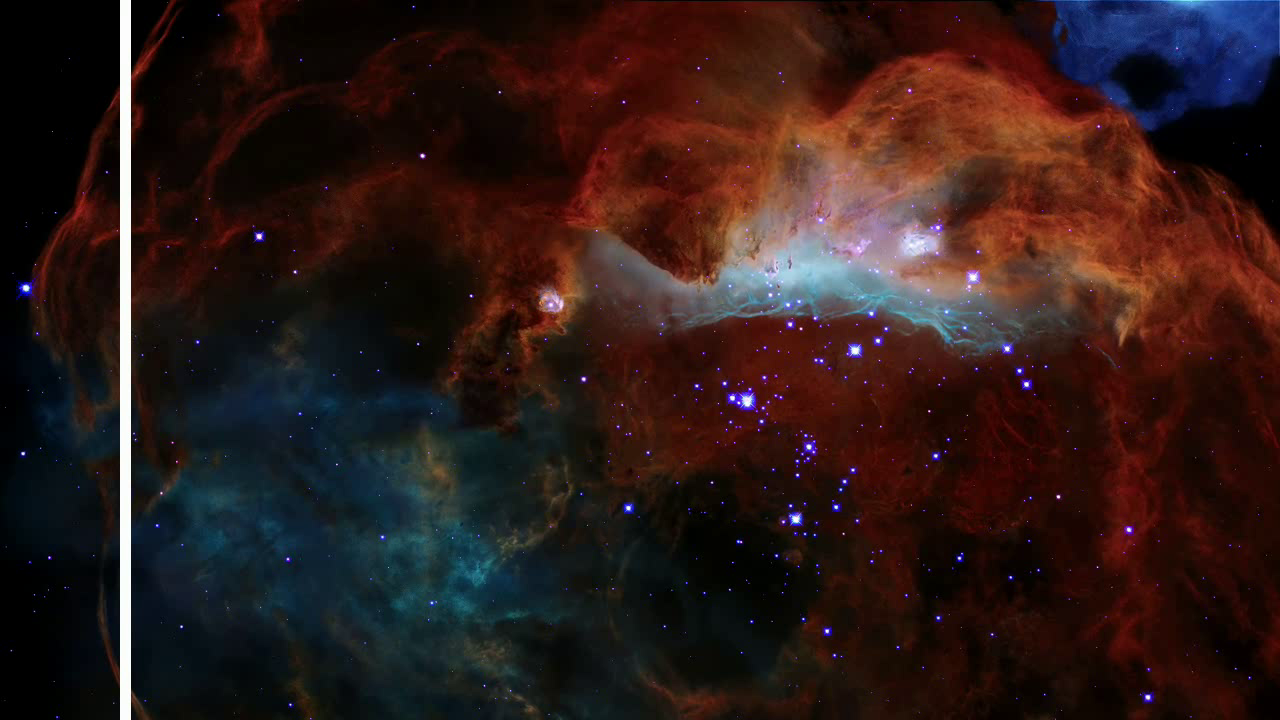
#> input picture frame 12 of galaxy-harmonix/testing playground/frame_playground/output_video.mp4, 1280 x 720 px, given in place of video.mp4, which was not available
$ python demo.py
#> lines starting #> are read from the running program, lines starting #| are printed output that depends on the picture
### galaxy-harmonix/processing/video_generator.py
import cv2
import cv2 as cv
from time import time as timer
import numpy as np
from processing.utils import *
import matplotlib.pyplot as plt
from moviepy.editor import VideoFileClip, ImageSequenceClip
from processing.utils import *
from moviepy.audio.io.AudioFileClip import AudioFileClip

def getFirstFrame(videofile):
#> called with videofile = 'video.mp4'
    vid = cv2.VideoCapture(videofile)
    success, image = vid.read()
#> image is the input picture: shape (720, 1280, 3); mean B, G, R 25.4, 27.4, 46.1
    return image


def generate_sound_of_video(input_file, output_sound, threshold=50):
    from processing import utils
    factor = utils.factor

    vid = cv.VideoCapture(input_file)
    fps = int(vid.get(cv2.CAP_PROP_FPS)) + 1
    fps = 30
    total_frames = int(vid.get(cv.CAP_PROP_FRAME_COUNT))
    mask = np.zeros_like(getFirstFrame(input_file))
#> mask: shape (720, 1280, 3); every value is 0
    frame_count = 0
    playback_fps = 1
    pixel_boxes = []
    box_size = 10
    data = []
    final = get_sine_wave(100, 0.1)
    r = []
    g = []
    b = []
    while True:
        stars = []
        ret, frame = vid.read()
        if not ret: break
        frame_with_ring = cv2.cvtColor(frame, cv2.COLOR_BGR2GRAY)
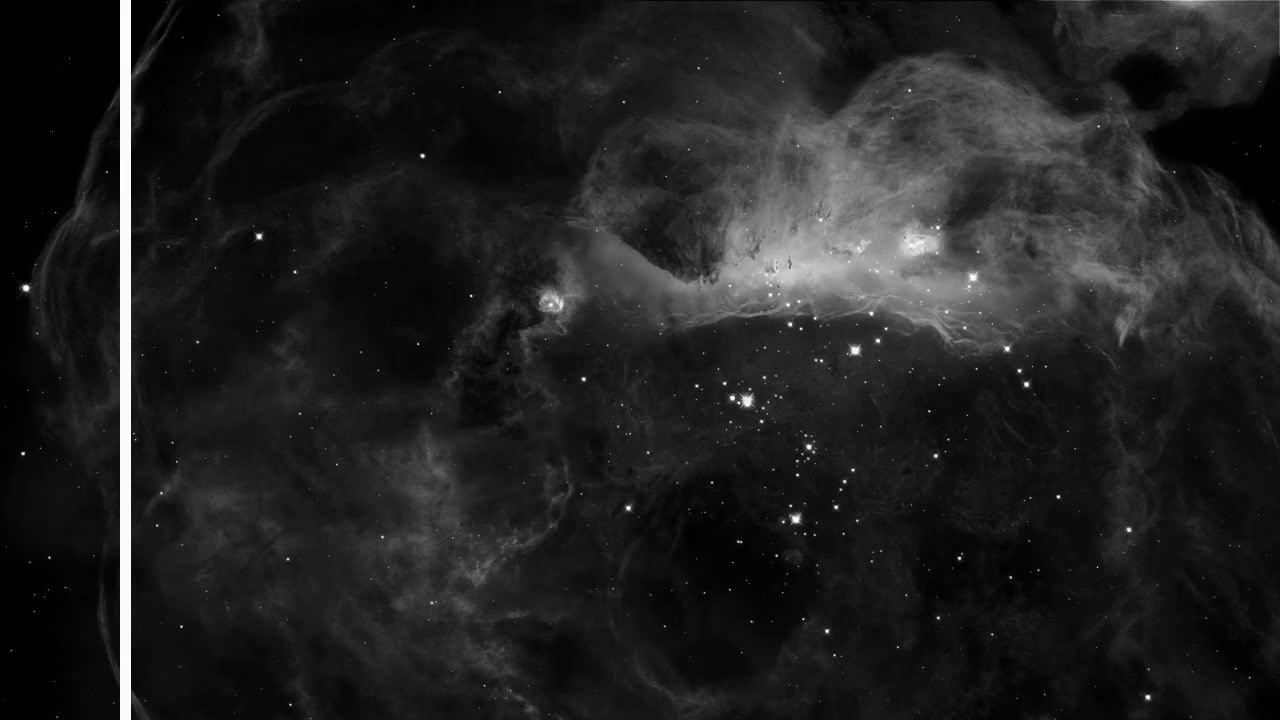
#> frame_with_ring: shape (720, 1280); min 0, max 255, mean 32.8
        frame_count += 1

        # Skip frames to achieve the desired playback frame rate
        if frame_count % (fps // playback_fps) != 0:
            continue
        sq_frame, boxes = extract_border(frame_with_ring, 200, 10)
        for box in boxes:
            sort = []
            blink = is_hot(box, 10, 10, threshold)
            if blink:
                sort.append(blink)
        if len(sort) == 0:
            sort = [0]
        duration = 0.5 / (len(sort))

        for i in sort:
            if not i:
                freq = 20
            else:
                freq = map_range(i, 1, 100, 500, 1800)

            note = apply_overtones(freq, duration, factor)
            weights = get_adsr_weights(freq, duration, length=length,
                                       decay=decay, sustain_level=0.1)
            stars = np.concatenate((stars, note * weights))

        sq_frame, boxes = extract_border(frame_with_ring, 400, 10)
        for box in boxes:
            sort = []
            blink = is_hot(box, 10, 10, threshold)
            if blink:
                sort.append(blink)
        if len(sort) == 0:
            sort = [0]
        duration = 0.5 / (len(sort))

        for i in sort:
            if not i:
                freq = 20
            else:
                freq = map_range(i, 1, 100, 500, 1800)
            note = apply_overtones(freq, duration, factor)
            weights = get_adsr_weights(freq, duration, length=length,
                                       decay=decay, sustain_level=0.1)
            stars = np.concatenate((stars, note * weights))
            delay = 1000 // fps

        total_pixels = frame.shape[0] * frame.shape[1]
        blue_sum = np.sum(frame[:, :, 0])
        green_sum = np.sum(frame[:, :, 1])
        red_sum = np.sum(frame[:, :, 2])

        if len(sort) == 1 and sort[0] == 0:
            # Calculate the percentage of each channel
            b = (blue_sum / (total_pixels * 255)) * 100
            g = (green_sum / (total_pixels * 255)) * 100
            r = (red_sum / (total_pixels * 255)) * 100

            freq = map_range(r, 0, 12, 20, 80)
            factor = get_factor_from_file('temp_sound.wav', (0, 25000), freq)
            amplitude = map_range(r, 3, 12, 0, 4096)
            note = apply_overtones(freq, duration=1, factor=factor, amplitude=amplitude)
            for i in range(len(stars)):
                stars[i] += note[i]

        final = np.concatenate((final, stars))

        if cv.waitKey(delay) & 0xFF == ord('q'):
            break

    wavfile.write(output_sound, 44100, final.astype(np.int16))

    vid.release()
    cv.destroyAllWindows()


# [14 lines left out: function merge_audio_video, not called in this run]

### galaxy-harmonix/processing/utils.py

"""
Utility functions

"""
import numpy as np
from scipy.io import wavfile


# CONSTANTS


minPitch = 220
maxPitch = 4800

minDuration = 0.2
maxDuration = 0.5

minVolume = 0
maxVolume = 127

factor = [0.68, 0.26, 0.03, 0., 0.03]
length = [0.01, 0.6, 0.29, 0.1]
decay = [0.05,0.02,0.005,0.1]
sustain_level = 0.1


def compress(img, scale=0.1):
    x, y = img.size
    return img.resize((int(x * scale), int(y * scale)))

# [105 lines left out: functions is_hot, extract_border, map_range, get_channels, get_piano_notes, not called in this run]


def get_sine_wave(frequency, duration, sample_rate=44100, amplitude=4096):
    '''
    Get pure sine wave.

    Parameters
    ----------
    frequency : float
        Frequency in hertz.
    duration : float
        Time in seconds.
    sample_rate : int, optional
        Wav file sample rate. The default is 44100.
    amplitude : int, optional
        Peak Amplitude. The default is 4096.

    Returns
    -------
    wave : TYPE
        DESCRIPTION.

    '''
    t = np.linspace(0, duration, int(sample_rate * duration))
    wave = amplitude * np.sin(2 * np.pi * frequency * t)
    return wave


# [207 lines left out: functions apply_overtones, get_adsr_weights, apply_pedal, get_song_data, get_factor_from_file, not called in this run]

factor = [0.68, 0.26, 0.03, 0., 0.03]
length = [0.01, 0.6, 0.29, 0.1]
decay = [0.05,0.02,0.005,0.1]
sustain_level = 0.1

### galaxy-harmonix/demo.py
# Provides a Demo to how to use our package

from processing import video_generator

#  File to be processed
file_name = 'video.mp4'

# Generate the audio of the video file
video_generator.generate_sound_of_video('video.mp4', 'sound.wav')
video_generator.merge_audio_video('video.mp4', 'sound.wav', 'output_video.mp4')

# the produced video will be saved as output_video.mp4 file

$ run again, starting later in the video
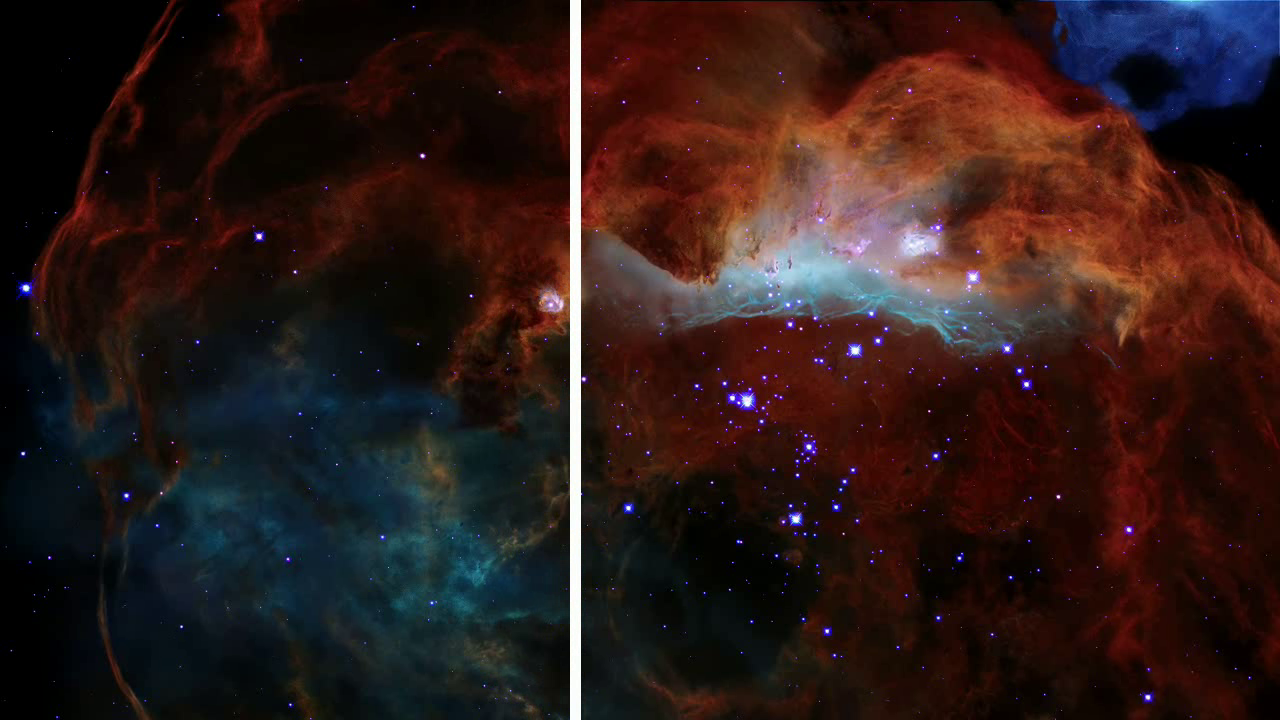
#> input picture frame 57 of galaxy-harmonix/testing playground/frame_playground/output_video.mp4, 1280 x 720 px, given in place of video.mp4, which was not available
#> in getFirstFrame, image is the input picture: shape (720, 1280, 3); mean B, G, R 25.3, 27.4, 45.9
#> mask: shape (720, 1280, 3); every value is 0
#> in generate_sound_of_video, `frame_with_ring = cv2.cvtColor(frame, cv2.COLOR_BGR2GRAY)`:
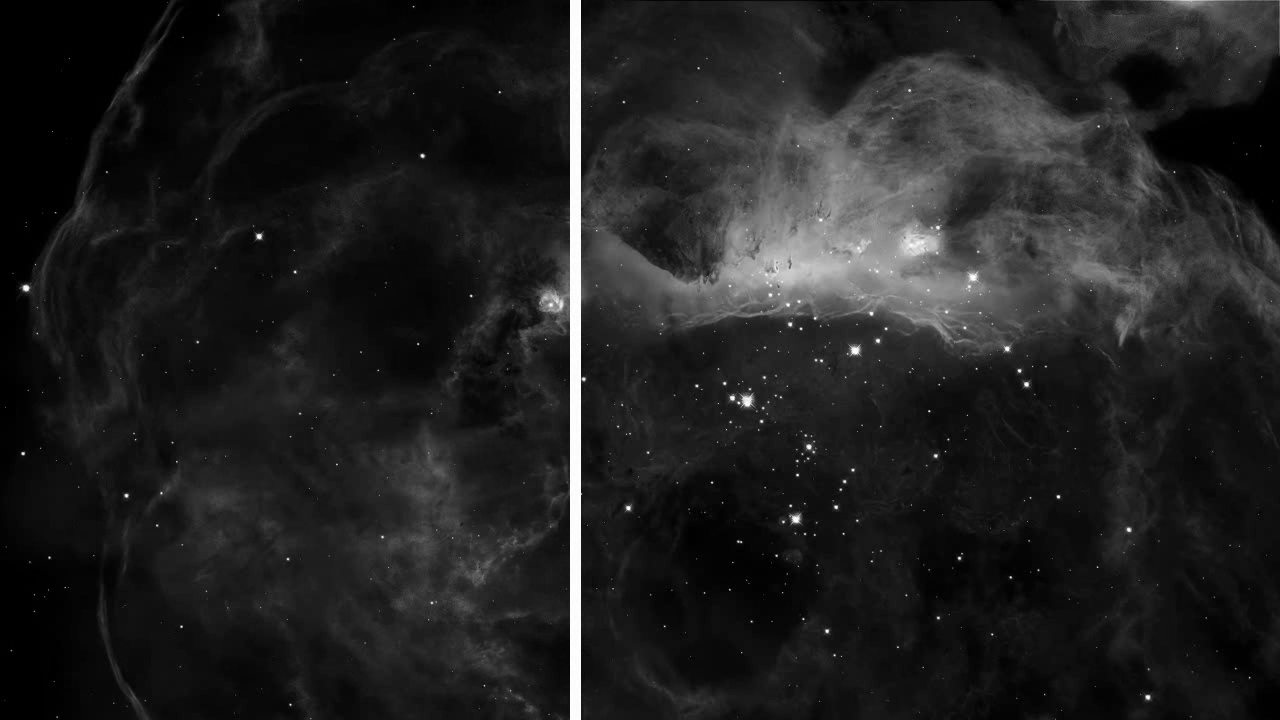
#> frame_with_ring: shape (720, 1280); min 0, max 255, mean 32.6

$ run again, starting later in the video
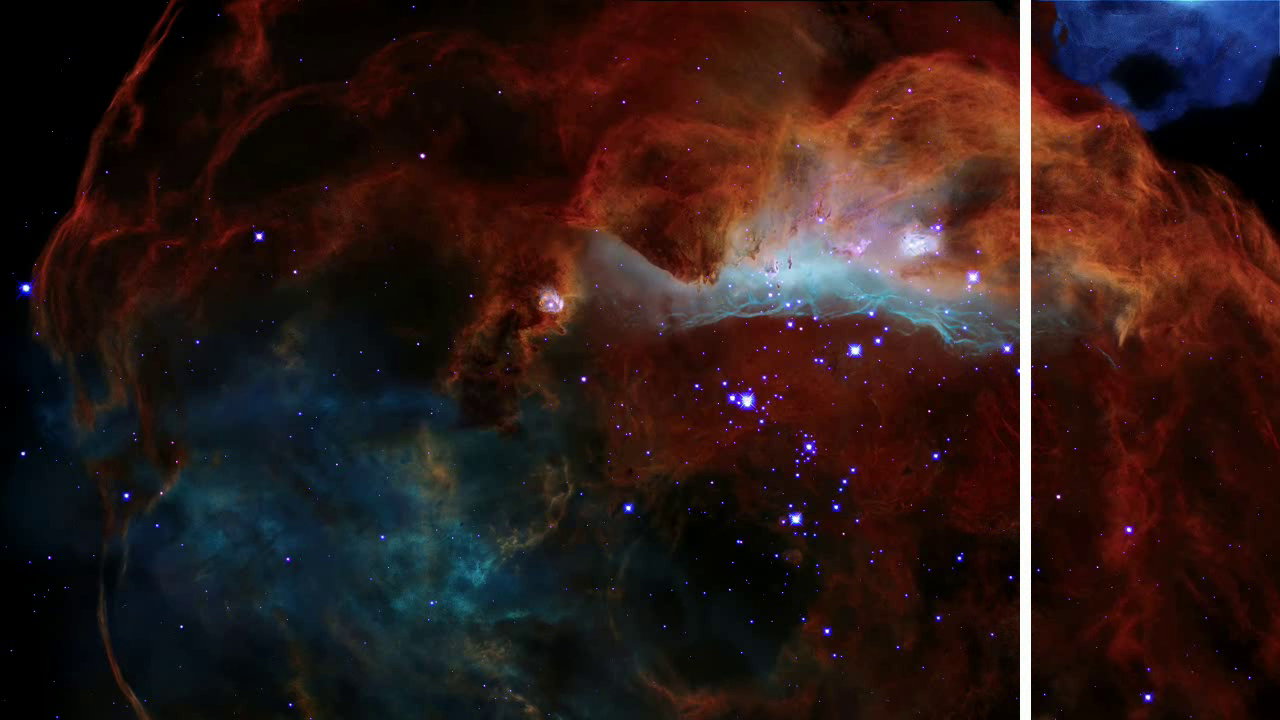
#> input picture frame 102 of galaxy-harmonix/testing playground/frame_playground/output_video.mp4, 1280 x 720 px, given in place of video.mp4, which was not available
#> in getFirstFrame, image is the input picture: shape (720, 1280, 3); mean B, G, R 25.3, 27.3, 45.7
#> mask: shape (720, 1280, 3); every value is 0
#> in generate_sound_of_video, `frame_with_ring = cv2.cvtColor(frame, cv2.COLOR_BGR2GRAY)`:
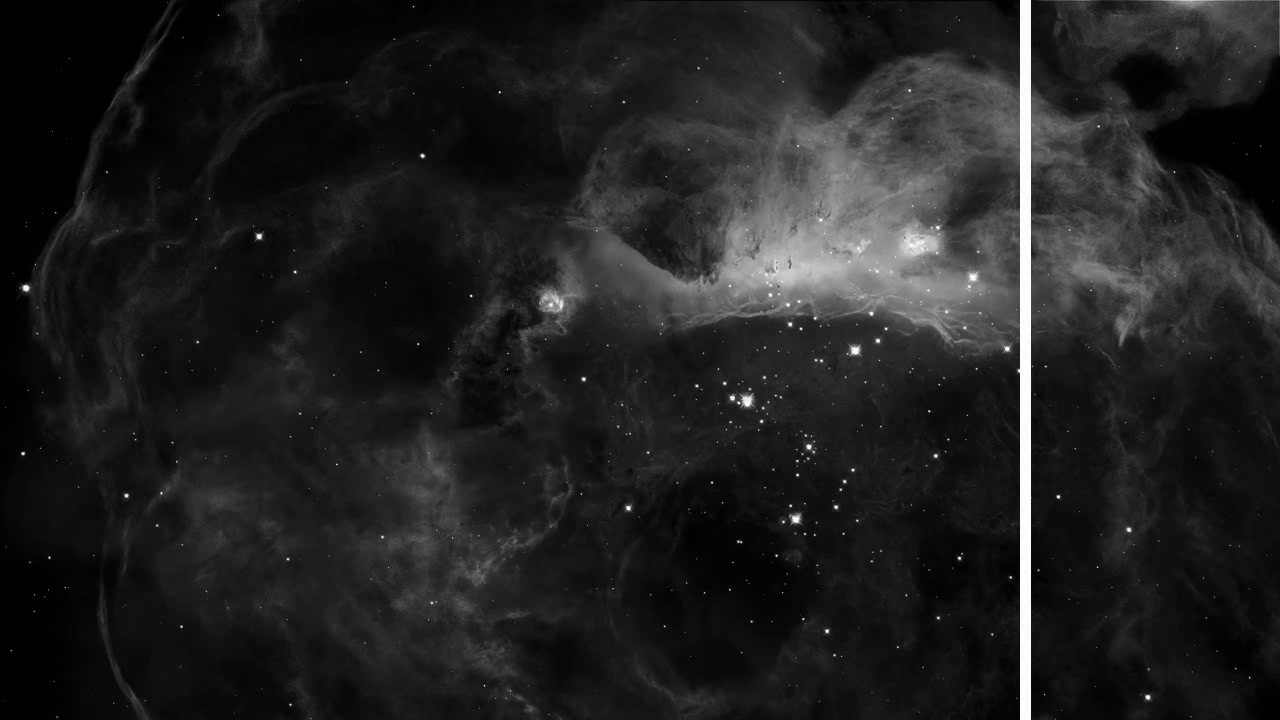
#> frame_with_ring: shape (720, 1280); min 0, max 255, mean 32.6
